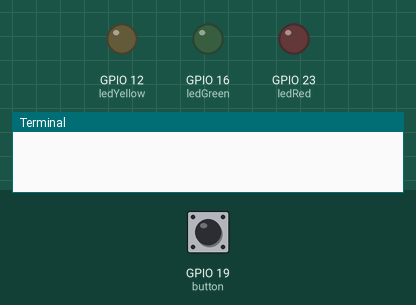
Simulated run of this program. Board: Raspberry Pi (BCM pin numbers). Shown: output pins drawn as LEDs (lit = HIGH), the last lines printed to the terminal. Dashed ring = blinking. Inputs (shaded band) come from the test bench; at power-on: GPIO 19 (button) HIGH.

Above: at 1.2 s.
1.3 s: GPIO 19 (button) pulled LOW for 0.15 s
At 2.9 s:
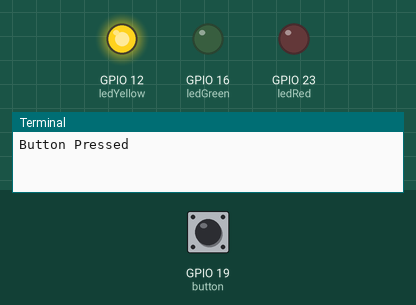
4.4 s: GPIO 19 (button) pulled LOW for 3.2 s
At 5.4 s:
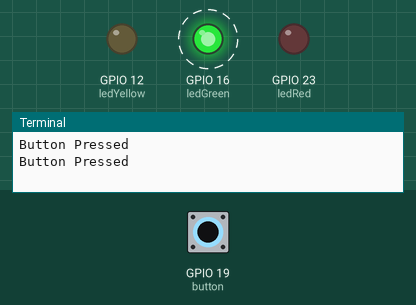
10.3 s: GPIO 19 (button) pulled LOW for 1 s
At 11.3 s:
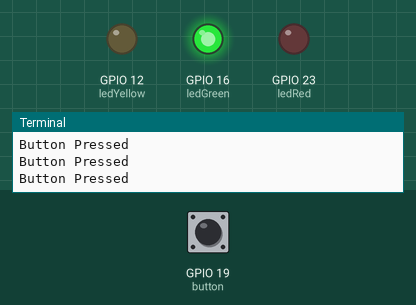
Timing chart, 0 to 14.0 s (numbered marks = the images above; inputs shaded):
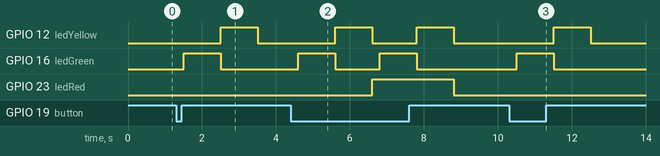

The program:

traffic.py
```python
import RPi.GPIO as GPIO
import time

try:

	GPIO.setmode(GPIO.BCM)
	button = 19
	GPIO.setup(button, GPIO.IN, pull_up_down=GPIO.PUD_UP)
	ledGreen = 16
	ledYellow = 12
	ledRed = 23
	GPIO.setup(ledGreen, GPIO.OUT)
	GPIO.setup(ledYellow, GPIO.OUT)
	GPIO.setup(ledRed, GPIO.OUT)
	while True:
		input_state = GPIO.input(button)
		if input_state == False:
			print('Button Pressed')
			time.sleep(0.2)
			GPIO.output(ledGreen, 1)
			time.sleep(1)
			GPIO.output(ledGreen, 0)
			GPIO.output(ledYellow, 1)
			time.sleep(1)
			GPIO.output(ledYellow, 0)
			GPIO.output(ledRed, 1)
		else:
			GPIO.output(ledGreen, 0)
			GPIO.output(ledYellow, 0)
			GPIO.output(ledRed, 0)
except KeyboardInterrupt:
	print "You've exited the program"
finally:
	GPIO.cleanup()
```

Measured:
- after the input at 1.3 s, GPIO 12 (ledYellow): LOW → HIGH after 1.2 s, → LOW 1.0 s later; GPIO 16 (ledGreen): LOW → HIGH after 0.20 s, → LOW 1.0 s later
- after the input at 4.4 s, GPIO 12 (ledYellow): alternates HIGH for 1.0 s and LOW for 1.2 s, starting after 1.2 s; GPIO 16 (ledGreen): alternates HIGH for 1.0 s and LOW for 1.2 s, 4 changes in all, then stays LOW, starting after 0.20 s; GPIO 23 (ledRed): LOW → HIGH after 2.2 s, → LOW 2.2 s later
- after the input at 10.3 s, GPIO 12 (ledYellow): LOW → HIGH after 1.2 s, → LOW 1.0 s later; GPIO 16 (ledGreen): LOW → HIGH after 0.20 s, → LOW 1.0 s later
